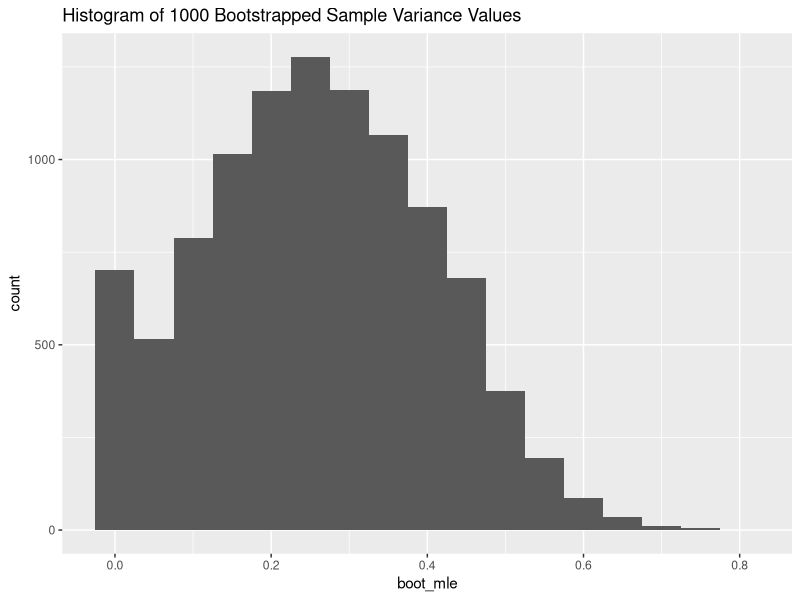

This chart was generated by the following R code: (Note: this script raises an error after producing the figure.)
## ---- chunk 1
### google "cache chunk option" to see what it does

set.seed(188)
x<-rep(c("MM","MF","FF"), times = c(10,15,15))
B=10000

boot_sim <- lapply(1:B, FUN = function(i){ 
    # generate a re sample from x 
    samples=sample(x,size=40,replace = TRUE) 
    #count the number of MM,MF, FF
    desired_order = c("MM","MF","FF")
    my_factor = factor(samples, levels = desired_order)
    counts=table(my_factor)
    #calculate bootstrapped MLE of alpha and return value as dataframe
    alpha_bootstrapped = max(((counts[1]+counts[3]-counts[2])/(40)),0)
    data.frame(alpha_bootstrapped)
   })


boot_sim_mle <- do.call(rbind, boot_sim)


#write code to create a bootstrapped sampling distribution and save the #figure to an object called p1 and display it in part i. below by typing 
#p1 in a code chunk that is not echoed

library(ggplot2)
p1 <- ggplot(data=boot_sim_mle, 
       mapping = aes(alpha_bootstrapped))+
  geom_histogram(binwidth =0.05)+
  labs(title="Histogram of 1000 Bootstrapped Sample Variance Values",x="boot_mle",y="count")


#write code to calculate center of bootstrapped sampling distribution.
#save answer in variable and reference its value with inline code for 
#part ii. below

centre_boststrapped<-mean(boot_sim_mle$alpha_bootstrapped)

#write code to calculate bootstrap confidence intervals and reference the end points using inline code for part iii. below

# percentile method
percentile_method<-boot_sim_mle %>% summarize(lower = quantile(alpha_bootstrapped,.025),
                      upper = quantile(alpha_bootstrapped, .975))


#Standard bootstrap method
standard_bootstrap<-boot_sim_mle%>% summarise(boot_mean=mean(alpha_bootstrapped),
                          boot_se=sd(alpha_bootstrapped),
                          bias=boot_mean-0.25,
                          lower=0.25-qnorm(p=0.975)*boot_se,
                          upper=0.25+qnorm(p=0.975)*boot_se)



smoke <- matrix(c(percentile_method$lower,percentile_method$upper,standard_bootstrap$lower,standard_bootstrap$upper),ncol=2,byrow=TRUE)
colnames(smoke) <- c("Lower","Upper")
rownames(smoke) <- c("Percentile Method","Standard Bootstrap")
smoke <- as.table(smoke)
smoke
## ---- chunk 2
n <- 17411
m <- 17511
pi_v <- 8/n
pi_p <- 162/m

B <- 10
lapply(c(1:B), sum())
## ---- chunk 3

pi_ci <- qbeta(p=c(0.025,0.975), 8.700102, 163)


upper_ci_prior1 <- (1-2*pi_ci[1])/(1-pi_ci[1])
lower_ci_prior1 <- (1-2*pi_ci[2])/(1-pi_ci[2])
## ---- chunk 4
pi_ci_3 <- qbeta(p=c(0.025,0.975), 1, 1)
pi_ci_3
## ---- chunk 5
pi_ci2 <- qbeta(p=c(0.025,0.975), 9, 163)

upper_ci_prior2 <- (1-2*pi_ci2[1])/(1-pi_ci2[1])
lower_ci_prior2 <- (1-2*pi_ci2[2])/(1-pi_ci2[2])
upper_ci_prior2
lower_ci_prior2
## ---- chunk 6
t <- 8
psi <- 77/81
second_deriv <- ((t * (-3 + 2 * psi))/((2 - 3 * psi + psi ** 2) ** 2)) + ((170 - t) / ((2 - psi) ** 2))
## ---- chunk 7
t = 8
likelihood_fn <- function(p) {
  log(choose(170, t)) + t * log((1 - p)/(2 - p)) + (170 - t) * log(1/(2 - p))
}
likelihood_fn(77/81)
likelihood_fn(0)
likelihood_fn(1)
## ---- chunk 8
t <- 8
psi <- 77/81
second_deriv <- ((t * (-3 + 2 * psi))/((2 - 3 * psi + psi ** 2) ** 2)) + ((170 - t) / ((2 - psi) ** 2))
lo <- psi + qnorm(0.05/2) * sqrt(1 / (-second_deriv))
hi <- psi - qnorm(0.05/2) * sqrt(1 / (-second_deriv))
lo
hi
## ---- chunk 9
posterior_median_pi <- qbeta(0.5, 8.700102, 163)
posterior_median_pi

(1-0.04893234*2)/(1-0.04893234)
